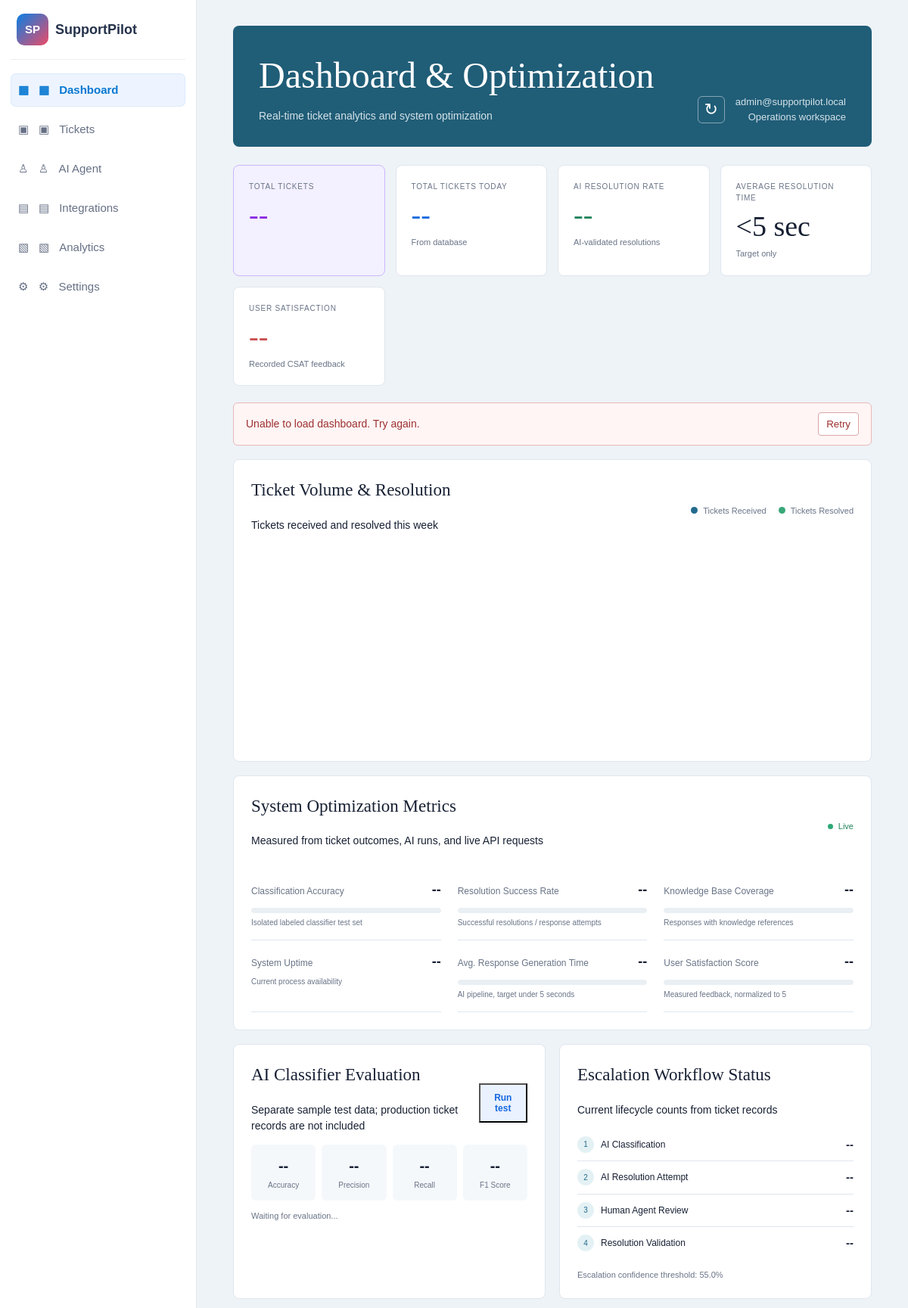
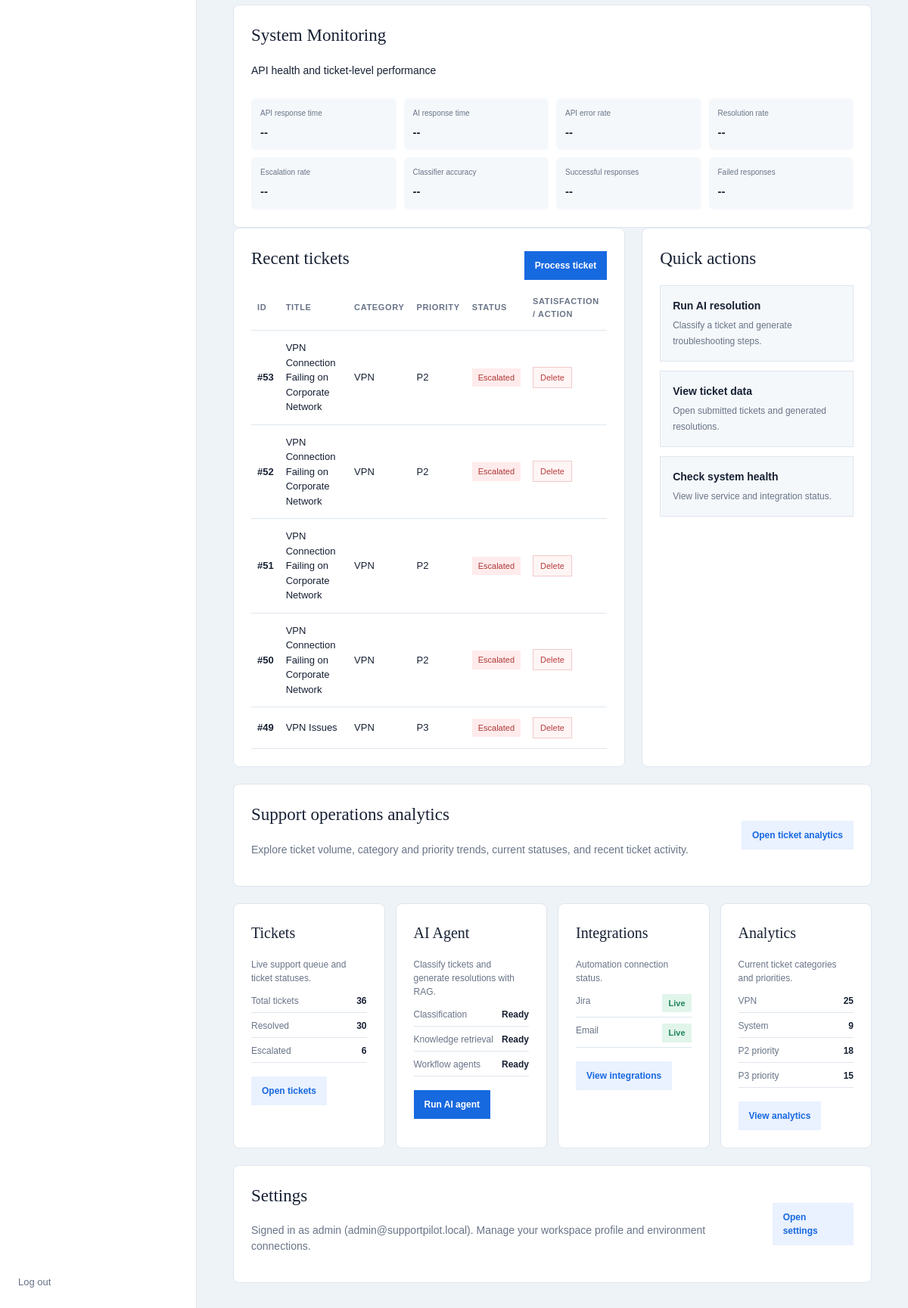
The app's page /dashboard (signed in) with its own data (2 pictures, top to bottom).
### tables this page shows
CREATE TABLE tickets (

            ticket_id INTEGER PRIMARY KEY AUTOINCREMENT,

            employee_name TEXT NOT NULL,

            email TEXT NOT NULL,

            department TEXT NOT NULL,

            title TEXT NOT NULL,

            description TEXT NOT NULL,

            category TEXT,

            severity TEXT,

            priority TEXT,

            confidence REAL,

            status TEXT DEFAULT 'Open',

            resolution TEXT,

            created_at TIMESTAMP
                DEFAULT CURRENT_TIMESTAMP
        , ai_processing_time_seconds REAL, csat REAL, resolved_at TIMESTAMP, ai_resolved INTEGER NOT NULL DEFAULT 0, escalated INTEGER NOT NULL DEFAULT 0, escalation_reason TEXT, validation_status TEXT, human_requested INTEGER NOT NULL DEFAULT 0, response_generation_time_seconds REAL, ai_response_succeeded INTEGER);

### app.py (the view)
@app.route("/dashboard")
@login_required
def dashboard():
    tickets_data = get_all_tickets()
    category_counts = {}
    priority_counts = {}
    for ticket in tickets_data:
        category = ticket.get("category") or "Unclassified"
        priority = ticket.get("priority") or "Unknown"
        category_counts[category] = category_counts.get(category, 0) + 1
        priority_counts[priority] = priority_counts.get(priority, 0) + 1
    counts = {
        "total": len(tickets_data),
        "resolved": sum(
            ticket["status"] == "Resolved"
            for ticket in tickets_data
        ),
        "open": sum(ticket["status"] == "Open" for ticket in tickets_data),
        "escalated": sum(
            ticket["status"] == "Escalated"
            for ticket in tickets_data
        )
    }
    return render_template(
        "dashboard.html",
        user=session,
        tickets=tickets_data[:8],
        counts=counts,
        category_counts=sorted(
            category_counts.items(),
            key=lambda item: item[1],
            reverse=True
        ),
        priority_counts=sorted(priority_counts.items()),
        jira_configured=jira_is_configured(),
        email_configured=email_is_configured(),
        escalation_threshold=ESCALATION_CONFIDENCE_THRESHOLD,
    )

### templates/dashboard.html (shortened to what this page needs)
<!doctype html>
<html lang="en">
<head>
    <link rel="stylesheet" href="{{ url_for('static', filename='css/dashboard.css') }}">
    <link rel="stylesheet" href="{{ url_for('static', filename='css/sidebar.css') }}">
</head>
<body>
    <div class="layout">
        <aside>
            <div class="dashboard-brand">
                <div class="dashboard-brand-mark">SP</div>
                <strong>SupportPilot</strong>
            </div>
            <nav aria-label="Main navigation">
                <a class="dashboard-nav-item active" href="{{ url_for('dashboard') }}"><span aria-hidden="true">▦</span>Dashboard</a>
                <a class="dashboard-nav-item" href="{{ url_for('tickets') }}"><span aria-hidden="true">▣</span>Tickets</a>
                <a class="dashboard-nav-item" href="{{ url_for('agent_page') }}"><span aria-hidden="true">♙</span>AI Agent</a>
                <a class="dashboard-nav-item" href="{{ url_for('integrations') }}"><span aria-hidden="true">▤</span>Integrations</a>
                <a class="dashboard-nav-item" href="{{ url_for('analytics') }}"><span aria-hidden="true">▧</span>Analytics</a>
                <a class="dashboard-nav-item" href="{{ url_for('settings') }}"><span aria-hidden="true">⚙</span>Settings</a>
            </nav>
            <a class="dashboard-logout" href="{{ url_for('logout') }}">Log out</a>
        </aside>
        <main>
            <header class="top">
                <div><h1>Dashboard &amp; Optimization</h1><p>Real-time ticket analytics and system optimization</p></div>
                <div class="top-meta"><button class="refresh-button" id="refreshDashboard" type="button" aria-label="Refresh dashboard" title="Refresh dashboard">&#8635;</button><div class="user">{{ user.email }}<br><span>Operations workspace</span></div></div>
            </header>
            <section class="stats">
                <div class="stat purple"><small>Total Tickets</small><strong id="kpiTotalTickets">--</strong></div>
                <div class="stat blue"><small>Total Tickets Today</small><strong id="kpiTicketsToday">--</strong><span class="stat-note" id="ticketsTodayChange">From database</span></div>
                <div class="stat green"><small>AI Resolution Rate</small><strong id="kpiResolutionRate">--</strong><span class="stat-note">AI-validated resolutions</span></div>
                <div class="stat"><small>Average Resolution Time</small><strong id="kpiResolutionTime">&lt;5 sec</strong><span class="stat-note" id="resolutionTimeNote">Target only</span></div>
                <div class="stat red"><small>User Satisfaction</small><strong id="kpiSatisfaction">--</strong><span class="stat-note">Recorded CSAT feedback</span></div>
            </section>
            <div class="dashboard-error" id="dashboardError" role="alert" hidden><span>Unable to load dashboard. Try again.</span><button type="button" id="retryDashboard">Retry</button></div>
            <section class="panel chart-panel">
                <div class="panel-head"><div><h2>Ticket Volume &amp; Resolution</h2><p id="chartPeriod">Tickets received and resolved this week</p></div><div class="chart-legend"><span><i class="legend-received"></i>Tickets Received</span><span><i class="legend-resolved"></i>Tickets Resolved</span></div></div>
                <div class="chart-wrap" id="ticketChart" aria-label="Weekly ticket volume and resolution chart"><div class="chart-loading">Loading ticket activity...</div></div>
            </section>
            <section class="panel optimization-panel">
                <div class="panel-head"><div><h2>System Optimization Metrics</h2><p>Measured from ticket outcomes, AI runs, and live API requests</p></div><span class="live-indicator"><i></i>Live</span></div>
                <div class="optimization-grid">
                    <article class="optimization-card"><div><span>Classification Accuracy</span><strong id="optAccuracy">--</strong></div><progress id="barAccuracy" max="100" value="0"></progress><small>Isolated labeled classifier test set</small></article>
                    <article class="optimization-card"><div><span>Resolution Success Rate</span><strong id="optResolution">--</strong></div><progress id="barResolution" max="100" value="0"></progress><small>Successful resolutions / response attempts</small></article>
                    <article class="optimization-card"><div><span>Knowledge Base Coverage</span><strong id="optCoverage">--</strong></div><progress id="barCoverage" max="100" value="0"></progress><small>Responses with knowledge references</small></article>
                    <article class="optimization-card"><div><span>System Uptime</span><strong id="optUptime">--</strong></div><small id="uptimeDetail">Current process availability</small></article>
                    <article class="optimization-card"><div><span>Avg. Response Generation Time</span><strong id="optResponseTime">--</strong></div><progress id="barResponseTime" max="5" value="0"></progress><small>AI pipeline, target under 5 seconds</small></article>
                    <article class="optimization-card"><div><span>User Satisfaction Score</span><strong id="optSatisfaction">--</strong></div><progress id="barSatisfaction" max="100" value="0"></progress><small>Measured feedback, normalized to 5</small></article>
                </div>
            </section>
            <div class="milestone-grid">
                <section class="panel classifier-panel" id="classifierEvaluation">
                    <div class="panel-head"><div><h2>AI Classifier Evaluation</h2><p>Separate sample test data; production ticket records are not included</p></div><button class="button secondary" id="runClassifierTest" type="button">Run test</button></div>
                    <div class="classifier-grid">
                        <div><strong id="classifierAccuracy">--</strong><span>Accuracy</span></div>
                        <div><strong id="classifierPrecision">--</strong><span>Precision</span></div>
                        <div><strong id="classifierRecall">--</strong><span>Recall</span></div>
                        <div><strong id="classifierF1">--</strong><span>F1 Score</span></div>
                    </div>
                    <p class="data-note" id="classifierDataset">Waiting for evaluation...</p>
                </section>
                <section class="panel workflow-panel">
                    <div class="panel-head"><div><h2>Escalation Workflow Status</h2><p>Current lifecycle counts from ticket records</p></div></div>
                    <div class="workflow-list">
                        <div><span><i>1</i>AI Classification</span><strong id="workflowClassified">--</strong></div>
                        <div><span><i>2</i>AI Resolution Attempt</span><strong id="workflowResolved">--</strong></div>
                        <div><span><i>3</i>Human Agent Review</span><strong id="workflowEscalated">--</strong></div>
                        <div><span><i>4</i>Resolution Validation</span><strong id="workflowValidation">--</strong></div>
                    </div>
                    <p class="data-note">Escalation confidence threshold: {{ escalation_threshold }}%</p>
                </section>
            </div>
            <section class="panel monitoring-panel">
                <div class="panel-head"><div><h2>System Monitoring</h2><p>API health and ticket-level performance</p></div></div>
                <div class="monitoring-grid">
                    <div><span>API response time</span><strong id="monitorApiTime">--</strong></div>
                    <div><span>AI response time</span><strong id="monitorAiTime">--</strong></div>
                    <div><span>API error rate</span><strong id="monitorErrorRate">--</strong></div>
                    <div><span>Resolution rate</span><strong id="monitorResolutionRate">--</strong></div>
                    <div><span>Escalation rate</span><strong id="monitorEscalationRate">--</strong></div>
                    <div><span>Classifier accuracy</span><strong id="monitorAccuracy">--</strong></div>
                    <div><span>Successful responses</span><strong id="monitorSuccessfulResponses">--</strong></div>
                    <div><span>Failed responses</span><strong id="monitorFailedResponses">--</strong></div>
                </div>
            </section>
            <div class="grid">
                <section class="panel">
                    <div class="panel-head"><h2>Recent tickets</h2><a class="button" href="{{ url_for('agent_page') }}">Process ticket</a></div>
                    {% if tickets %}
                    <div class="table-wrap"><table><thead><tr><th>ID</th><th>Title</th><th>Category</th><th>Priority</th><th>Status</th><th>Satisfaction / action</th></tr></thead><tbody>
                    {% for ticket in tickets[:5] %}<tr><td>#{{ ticket.ticket_id }}</td><td>{{ ticket.title }}</td><td>{{ ticket.category }}</td><td>{{ ticket.priority }}</td><td><span class="status {{ ticket.status }}">{{ ticket.status }}</span></td><td><div class="ticket-actions"><form method="post" action="{{ url_for('delete_ticket_route', ticket_id=ticket.ticket_id) }}" onsubmit="return confirm('Delete this ticket permanently?');"><button class="dashboard-delete" type="submit">Delete</button></form></div></td></tr>{% endfor %}
                    </tbody></table></div>
                    {% else %}<div class="empty">No tickets yet. Start with the AI agent to create the first one.</div>{% endif %}
                </section>
                <section class="panel"><h2>Quick actions</h2><div class="quick"><a href="{{ url_for('agent_page') }}"><strong>Run AI resolution</strong><span>Classify a ticket and generate troubleshooting steps.</span></a><a href="{{ url_for('tickets') }}"><strong>View ticket data</strong><span>Open submitted tickets and generated resolutions.</span></a><a href="{{ url_for('system_health') }}"><strong>Check system health</strong><span>View live service and integration status.</span></a></div></section>
            </div>
            <section class="panel settings-panel">
                <div class="panel-head">
                    <div>
                        <h2>Support operations analytics</h2>
                        <p class="settings-copy">Explore ticket volume, category and priority trends, current statuses, and recent ticket activity.</p>
                    </div>
                    <a class="button secondary" href="{{ url_for('analytics') }}">Open ticket analytics</a>
                </div>
            </section>
            <section class="feature-grid">
                <div class="panel feature-card">
                    <h2>Tickets</h2>
                    <p>Live support queue and ticket statuses.</p>
                    <div class="feature-list">
                        <div><span>Total tickets</span><b>{{ counts.total }}</b></div>
                        <div><span>Resolved</span><b>{{ counts.resolved }}</b></div>
                        <div><span>Escalated</span><b>{{ counts.escalated }}</b></div>
                    </div>
                    <a class="button secondary" href="{{ url_for('tickets') }}">Open tickets</a>
                </div>
                <div class="panel feature-card">
                    <h2>AI Agent</h2>
                    <p>Classify tickets and generate resolutions with RAG.</p>
                    <div class="feature-list">
                        <div><span>Classification</span><b>Ready</b></div>
                        <div><span>Knowledge retrieval</span><b>Ready</b></div>
                        <div><span>Workflow agents</span><b>Ready</b></div>
                    </div>
                    <a class="button" href="{{ url_for('agent_page') }}">Run AI agent</a>
                </div>
                <div class="panel feature-card">
                    <h2>Integrations</h2>
                    <p>Automation connection status.</p>
                    <div class="feature-list">
                        <div><span>Jira</span><b class="feature-badge {{ 'on' if jira_configured else '' }}">{{ 'Live' if jira_configured else 'Demo' }}</b></div>
                        <div><span>Email</span><b class="feature-badge {{ 'on' if email_configured else '' }}">{{ 'Live' if email_configured else 'Demo' }}</b></div>
                    </div>
                    <a class="button secondary" href="{{ url_for('integrations') }}">View integrations</a>
                </div>
                <div class="panel feature-card">
                    <h2>Analytics</h2>
                    <p>Current ticket categories and priorities.</p>
                    <div class="feature-list">
                        {% for name, count in category_counts[:2] %}<div><span>{{ name }}</span><b>{{ count }}</b></div>{% else %}<div><span>No ticket data</span><b>0</b></div>{% endfor %}
                        {% for name, count in priority_counts[:2] %}<div><span>{{ name }} priority</span><b>{{ count }}</b></div>{% endfor %}
                    </div>
                    <a class="button secondary" href="{{ url_for('analytics') }}">View analytics</a>
                </div>
            </section>
            <section class="panel settings-panel">
                <div class="panel-head"><div><h2>Settings</h2><p class="settings-copy">Signed in as {{ user.username }} ({{ user.email }}). Manage your workspace profile and environment connections.</p></div><a class="button secondary" href="{{ url_for('settings') }}">Open settings</a></div>
            </section>
        </main>
    </div>
</body>
</html>

### records on screen
tickets: ticket_id "53", title "VPN Connection Failing on Corporate Network", category "VPN", priority "P2", status "Escalated", count "25", count "18"
tickets: ticket_id "52", title "VPN Connection Failing on Corporate Network", category "VPN", priority "P2", status "Escalated"
tickets: ticket_id "51", title "VPN Connection Failing on Corporate Network", category "VPN", priority "P2", status "Escalated"
tickets: ticket_id "50", title "VPN Connection Failing on Corporate Network", category "VPN", priority "P2", status "Escalated"
tickets: ticket_id "49", title "VPN Issues", category "VPN", priority "P3", status "Escalated", count "15"
tickets: category "System", count "9"

### other values on screen
{{ user.email }} "admin@supportpilot.local"
{{ escalation_threshold }} "55.0"
{{ counts.total }} "36"
{{ counts.resolved }} "30"
{{ counts.escalated }} "6"
{{ 'Live' if jira_configured else 'Demo' }} "Live"
{{ 'Live' if email_configured else 'Demo' }} "Live"
{{ user.username }} "admin"
